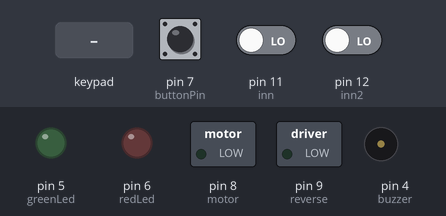
Bench run of a sketch on a simulated Arduino Uno, built with avr-gcc and run on an emulated ATmega328P. On the bench: switched loads named in the sketch (green lamp = pin HIGH), output pins drawn as LEDs (lit = HIGH), buzzer (waves = sounding, pin HIGH). Inputs (shaded band) come from the test bench; at power-on: pin 7 (buttonPin) LOW, pin 12 (inn2) LOW, pin 11 (inn) LOW.

Above: at 1.2 s.
1.3 s: pin 7 (buttonPin) pulled HIGH for 0.15 s
At 2.0 s:
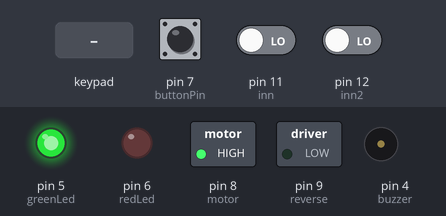
4.3 s: pin 12 (inn2) driven HIGH
At 4.9 s:
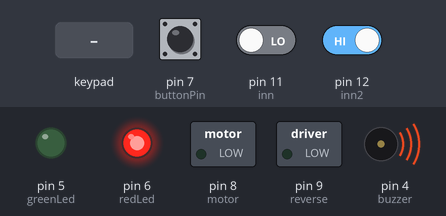
7.3 s: pin 11 (inn) driven HIGH
At 9.0 s:
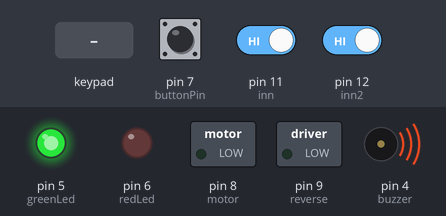
10.3 s: key '1' pressed
13.3 s: pin 7 (buttonPin) pulled HIGH for 3.2 s
At 14.8 s:
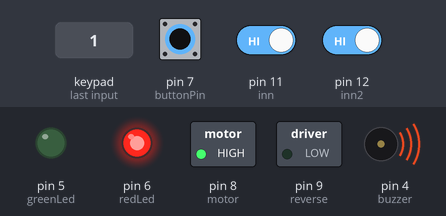
18.5 s: pin 11 (inn) driven LOW
At 20.5 s:
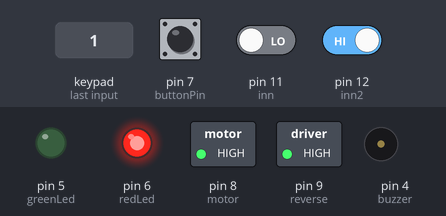
Timing chart, 0 to 22.5 s (numbered marks = the images above; inputs shaded):
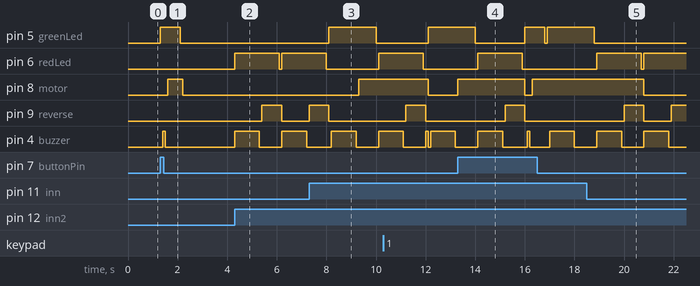

The sketch:

del_1_ed.ino
```cpp
#include <Keypad.h>
//#include <LiquidCrystal.h>
//#include <Servo.h>
//Servo //servo;                                    //Servo
const int inn = 11;
const int inn2 = 12;
const int buttonPin = 7;
const int buttonPinb = 10;
int motor = 8;
int reverse = 9;
int greenLed = 5;                               //Green led
int redLed = 6;                                 //Red led
int buzzer = 4;                                 //Buzzer

//LiquidCrystal lcd(12, 11, 10, 9, 8, 7);         //LCD

const byte rows = 4;    //rows
const byte columns = 4; //columns
char correctPassword[4] = {'1', '3', '7', '9'}; //Correct password
char enteredPassword[9];                        //Entered password on keypad
char charKey;                                   //Key on keypad
int i = 0;
int val = 0;
                                 //Counter
char keypad[4][4] =                             //Keypad array
{
  {'1', '2', '3', 'A'},
  {'4', '5', '6', 'B'},
  {'7', '8', '9', 'C'},
  {'*', '0', '#', 'D'}
};

byte rowsPins[4] = {A0, A1, A2, A3};           //Rows pins
byte columnspPins[4] = {A4, A5, 2, 3};         //Columns pins

Keypad kpad = Keypad(makeKeymap(keypad),
rowsPins, columnspPins, 4, 4);                 //Keypad map

void setup()
{
 // servo.attach(13);
  pinMode(greenLed, OUTPUT);
  pinMode(buzzer, OUTPUT);
  pinMode(redLed, OUTPUT);
  pinMode(motor, OUTPUT);
  pinMode(reverse, OUTPUT);
  pinMode(inn, INPUT);
  pinMode(inn2, INPUT);
  pinMode(buttonPin, INPUT);
  pinMode(buttonPinb, INPUT);

//  lcd.setCursor(0, 0);
  //lcd.print("Keypad Door Lock");
  //delay(2000);
  //lcd.clear();
//  lcd.setCursor(0, 0);
 // lcd.print("Password: ");
//  Serial.begin(9600);
  //Serial.println("Keypad Door Lock");
}

void loop()
{

if (charKey == '#')

{
      digitalWrite(greenLed, HIGH);
      delay(100);
      digitalWrite(buzzer, HIGH);
      delay(100);
      digitalWrite(buzzer, LOW);
      delay(100);
      digitalWrite(reverse, HIGH);
      delay(500);
      digitalWrite(greenLed, LOW);
      delay(100);
      digitalWrite(reverse, LOW);
      delay(500);
}
else {digitalWrite(motor, LOW);

  }  
    


   val = digitalRead(buttonPin);// cloase
if (val == HIGH)

{
      digitalWrite(greenLed, HIGH);
      delay(100);
      digitalWrite(buzzer, HIGH);
      delay(100);
      digitalWrite(buzzer, LOW);
      delay(100);
      digitalWrite(motor, HIGH);
      delay(500);
      digitalWrite(greenLed, LOW);
      delay(100);
}
else {digitalWrite(motor, LOW);

  }  
         
   
      
   val = digitalRead(inn);// cloase
if (val == HIGH)


{
      digitalWrite(greenLed, HIGH);
      delay(100);
      digitalWrite(buzzer, HIGH);
      delay(1000);
      digitalWrite(buzzer, LOW);
      delay(100);
      digitalWrite(motor, HIGH);
      delay(700);
      digitalWrite(greenLed, LOW);
      delay(100);
}
else {digitalWrite(motor, LOW);

  }  

      
   val = digitalRead(inn2);// cloase
if (val == HIGH)

{
      digitalWrite(redLed, HIGH);
      digitalWrite(buzzer, HIGH);
      delay(1000);
      digitalWrite(buzzer, LOW);
      delay(100);
      digitalWrite(reverse, HIGH);
      delay(700);
      digitalWrite(redLed, LOW);
      delay(100);
      digitalWrite(reverse, LOW);
}
else {digitalWrite(motor, LOW);

  }  

     {
      
  

//  servo.write(0);
  digitalWrite(redLed,LOW);
  digitalWrite(greenLed,LOW);
  charKey = kpad.getKey();


  if(charKey) 
  {
    enteredPassword[i++] = charKey; 

  //  lcd.setCursor(i, 1);
  //  lcd.print("*");  
    digitalWrite(buzzer,HIGH);
    delay(100);
    digitalWrite(buzzer,LOW);
  }

  if (i == 8)
  {
    delay(200);
char correctPassword[8] = {'A','B','A','B','2','3','2','3'};
        //Correct password

    if ((strncmp(enteredPassword, correctPassword, 8) == 0))
    {
//     lcd.clear();
   //   lcd.setCursor(0, 0);
     // servo.write(90);
   //   lcd.print("Access Granted!!!");
      digitalWrite(greenLed, HIGH);
      digitalWrite(redLed, LOW);
      digitalWrite(motor, HIGH);
      digitalWrite(buzzer, HIGH);
      delay(100);
      digitalWrite(buzzer, LOW);
      delay(100);
      digitalWrite(buzzer, HIGH);
      delay(100);
      digitalWrite(buzzer, LOW);
      delay(1000);
      digitalWrite(motor, LOW);
//     lcd.clear();
//     lcd.setCursor(0, 0);
//     lcd.print("Password: ");  
      i = 0;
    }

    else
    {
  //    lcd.clear();
  //    lcd.setCursor(0, 0);
//     lcd.print("Access Denied!!!"); 
      digitalWrite(greenLed, LOW);
      digitalWrite(redLed, HIGH);
      digitalWrite(reverse, HIGH);
      digitalWrite(buzzer, HIGH);
      delay(1000);
      digitalWrite(buzzer, LOW);
      delay(1000);
      digitalWrite(reverse, LOW);
//     lcd.clear();
  //    lcd.setCursor(0, 0);
  //    lcd.print("Password: ");
      i = 0;
}    }

}}
```

Measured:
- after the input at 1.3 s, pin 5 (greenLed): LOW → HIGH at once, → LOW 0.80 s later; pin 8 (motor): LOW → HIGH after 0.30 s, → LOW 0.60 s later; pin 4 (buzzer): LOW → HIGH after 0.10 s, → LOW 0.10 s later
- after the input at 4.3 s, pin 6 (redLed): LOW → HIGH at once, → LOW 1.8 s later, → HIGH 0.10 s later; pin 9 (reverse): LOW → HIGH after 1.1 s, → LOW 0.80 s later; pin 4 (buzzer): alternates HIGH for 1.0 s and LOW for 0.90 s, starting at once
- after the input at 7.3 s, pin 5 (greenLed): LOW → HIGH after 0.80 s, → LOW 1.9 s later; pin 8 (motor): LOW → HIGH after 2.0 s; pin 9 (reverse): goes on until 8.1 s, then stays LOW
- after the input at 13.3 s, pin 6 (redLed): goes on until 15.9 s, then stays LOW
- after the input at 18.5 s, pin 5 (greenLed): goes on until 18.8 s, then stays LOW; pin 8 (motor): goes on until 20.8 s, then stays LOW
